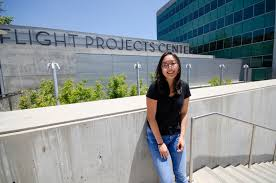
#> input picture images/images.jpg, 276 x 183 px
$ python face.py
#> lines starting #> are read from the running program, lines starting #| are printed output that depends on the picture; after the words box and inside, x2 and y2 are one past the last pixel; in counts of white or black regions, pixels touching at a corner belong together
import cv2

trainedDataset = cv2.CascadeClassifier('haarcascade_frontalface_default.xml')

img = cv2.imread('images/images.jpg')
#> img is the input picture: shape (183, 276, 3); mean B, G, R 150, 145.2, 135.8

gray = cv2.cvtColor(img, cv2.COLOR_BGR2GRAY)
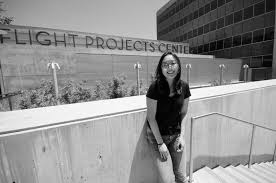
#> gray: shape (183, 276); min 0, max 255, mean 143
faces = trainedDataset.detectMultiScale(gray)
#> faces = [[157, 54, 25, 25]]
print(faces)
#| [[157  54  25  25]]

for x, y, w, h in faces:
    cv2.rectangle(img, (x, y), (x+w, y+h), (255, 0, 0), 2)
#> this loop made 1 pass
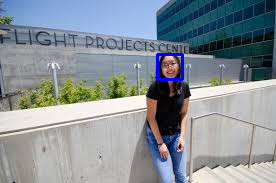
#> img: shape (183, 276, 3); 0.59% of pixels changed, all inside (x1, y1, x2, y2) = (156, 53, 184, 81)

cv2.imshow('images', img)
# cv2.imshow('Gray', gray)
cv2.waitKey()
